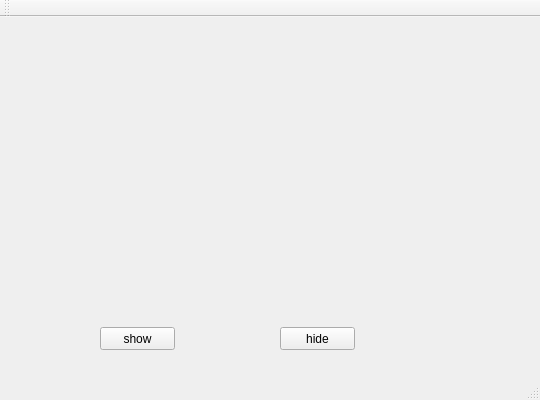
<?xml version="1.0" encoding="UTF-8"?>
<ui version="4.0">
 <class>MainWindow</class>
 <widget class="QMainWindow" name="MainWindow">
  <property name="geometry">
   <rect>
    <x>0</x>
    <y>0</y>
    <width>540</width>
    <height>400</height>
   </rect>
  </property>
  <property name="windowTitle">
   <string>MainWindow</string>
  </property>
  <widget class="QWidget" name="centralWidget">
   <widget class="QPushButton" name="pushButton_show">
    <property name="geometry">
     <rect>
      <x>100</x>
      <y>310</y>
      <width>75</width>
      <height>23</height>
     </rect>
    </property>
    <property name="text">
     <string>show</string>
    </property>
   </widget>
   <widget class="QPushButton" name="pushButton_hide">
    <property name="geometry">
     <rect>
      <x>280</x>
      <y>310</y>
      <width>75</width>
      <height>23</height>
     </rect>
    </property>
    <property name="text">
     <string>hide</string>
    </property>
   </widget>
  </widget>
  <widget class="QMenuBar" name="menuBar">
   <property name="geometry">
    <rect>
     <x>0</x>
     <y>0</y>
     <width>540</width>
     <height>23</height>
    </rect>
   </property>
  </widget>
  <widget class="QToolBar" name="mainToolBar">
   <attribute name="toolBarArea">
    <enum>TopToolBarArea</enum>
   </attribute>
   <attribute name="toolBarBreak">
    <bool>false</bool>
   </attribute>
  </widget>
  <widget class="QStatusBar" name="statusBar"/>
 </widget>
 <layoutdefault spacing="6" margin="11"/>
 <resources/>
 <connections/>
</ui>
